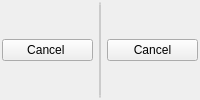
               <widget class="QFrame" name="pose_edit_cancel_frame">
                <property name="frameShape">
                 <enum>QFrame::NoFrame</enum>
                </property>
                <property name="frameShadow">
                 <enum>QFrame::Raised</enum>
                </property>
                <layout class="QHBoxLayout" name="horizontalLayout_12">
                 <property name="leftMargin">
                  <number>2</number>
                 </property>
                 <property name="topMargin">
                  <number>2</number>
                 </property>
                 <property name="rightMargin">
                  <number>2</number>
                 </property>
                 <property name="bottomMargin">
                  <number>2</number>
                 </property>
                 <item>
                  <widget class="QPushButton" name="cancel_edit_pushButton">
                   <property name="sizePolicy">
                    <sizepolicy hsizetype="Expanding" vsizetype="Fixed">
                     <horstretch>0</horstretch>
                     <verstretch>0</verstretch>
                    </sizepolicy>
                   </property>
                   <property name="toolTip">
                    <string>&lt;html&gt;&lt;head/&gt;&lt;body&gt;&lt;p&gt;Cancels out of the Base edit tool.&lt;/p&gt;&lt;/body&gt;&lt;/html&gt;</string>
                   </property>
                   <property name="text">
                    <string>Cancel </string>
                   </property>
                  </widget>
                 </item>
                 <item>
                  <widget class="QPushButton" name="edit_cancel_divider_pushButton_2">
                   <property name="enabled">
                    <bool>false</bool>
                   </property>
                   <property name="sizePolicy">
                    <sizepolicy hsizetype="Fixed" vsizetype="Expanding">
                     <horstretch>0</horstretch>
                     <verstretch>0</verstretch>
                    </sizepolicy>
                   </property>
                   <property name="minimumSize">
                    <size>
                     <width>2</width>
                     <height>0</height>
                    </size>
                   </property>
                   <property name="maximumSize">
                    <size>
                     <width>2</width>
                     <height>16777215</height>
                    </size>
                   </property>
                   <property name="text">
                    <string/>
                   </property>
                  </widget>
                 </item>
                 <item>
                  <widget class="QPushButton" name="base_edit_cancel_pushButton">
                   <property name="sizePolicy">
                    <sizepolicy hsizetype="Expanding" vsizetype="Fixed">
                     <horstretch>0</horstretch>
                     <verstretch>0</verstretch>
                    </sizepolicy>
                   </property>
                   <property name="text">
                    <string>Cancel</string>
                   </property>
                  </widget>
                 </item>
                </layout>
               </widget>
